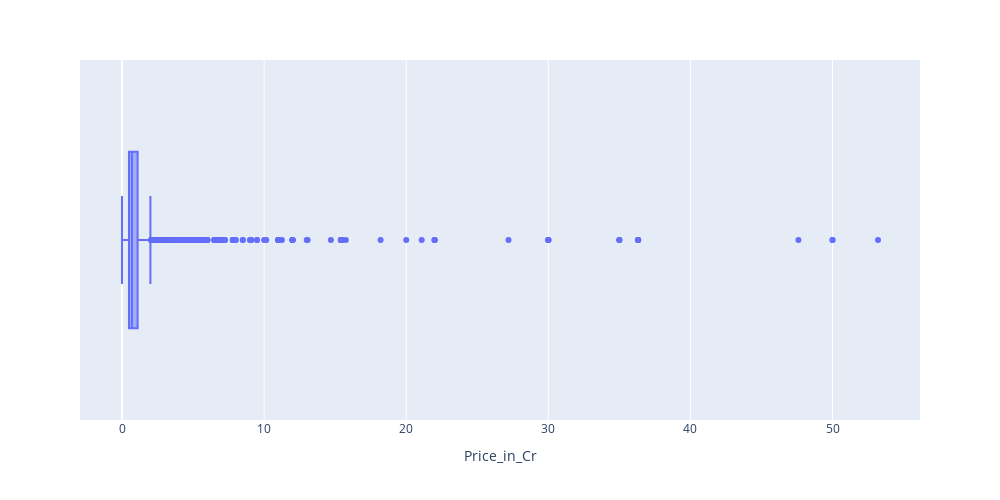

Notebook code for this chart:
### Code cell
px.box(df,x='Price_in_Cr',width=1000,height=500)

### Figure 1 — Plotly figure (JSON) as saved in the notebook; plotly's stock layout.template omitted (floating-point values rounded to 4 significant figures; data arrays with more than 128 entries replaced by an {"elided": "..."} marker saying what was removed)
{"data": [{"alignmentgroup": "True", "hovertemplate": "Price_in_Cr=%{x}<extra></extra>", "legendgroup": "", "marker": {"color": "#636efa"}, "name": "", "notched": false, "offsetgroup": "", "orientation": "h", "showlegend": false, "type": "box", "x": {"elided": "3845 float values"}, "x0": " ", "xaxis": "x", "y0": " ", "yaxis": "y"}], "layout": {"boxmode": "group", "height": 500, "legend": {"tracegroupgap": 0}, "margin": {"t": 60}, "width": 1000, "xaxis": {"anchor": "y", "domain": [0, 1], "title": {"text": "Price_in_Cr"}}, "yaxis": {"anchor": "x", "domain": [0, 1]}}}
